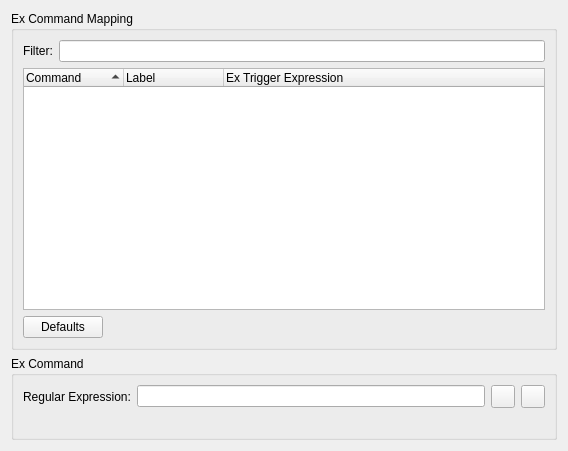
<?xml version="1.0" encoding="UTF-8"?>
<ui version="4.0">
 <class>FakeVimExCommandsPage</class>
 <widget class="QWidget" name="FakeVimExCommandsPage">
  <property name="geometry">
   <rect>
    <x>0</x>
    <y>0</y>
    <width>568</width>
    <height>451</height>
   </rect>
  </property>
  <layout class="QVBoxLayout">
   <item>
    <widget class="QGroupBox" name="groupBox">
     <property name="title">
      <string>Ex Command Mapping</string>
     </property>
     <layout class="QVBoxLayout">
      <item>
       <layout class="QHBoxLayout">
        <item>
         <widget class="QLabel" name="filterLabel">
          <property name="text">
           <string>Filter:</string>
          </property>
         </widget>
        </item>
        <item>
         <widget class="QLineEdit" name="filterEdit"/>
        </item>
       </layout>
      </item>
      <item>
       <widget class="QTreeWidget" name="commandList">
        <property name="rootIsDecorated">
         <bool>false</bool>
        </property>
        <property name="uniformRowHeights">
         <bool>true</bool>
        </property>
        <property name="sortingEnabled">
         <bool>true</bool>
        </property>
        <property name="columnCount">
         <number>3</number>
        </property>
        <column>
         <property name="text">
          <string>Command</string>
         </property>
        </column>
        <column>
         <property name="text">
          <string>Label</string>
         </property>
        </column>
        <column>
         <property name="text">
          <string>Ex Trigger Expression</string>
         </property>
        </column>
       </widget>
      </item>
      <item>
       <layout class="QHBoxLayout">
        <item>
         <widget class="QPushButton" name="defaultButton">
          <property name="text">
           <string>Defaults</string>
          </property>
         </widget>
        </item>
        <item>
         <spacer>
          <property name="orientation">
           <enum>Qt::Horizontal</enum>
          </property>
          <property name="sizeHint" stdset="0">
           <size>
            <width>40</width>
            <height>20</height>
           </size>
          </property>
         </spacer>
        </item>
       </layout>
      </item>
     </layout>
    </widget>
   </item>
   <item>
    <widget class="QGroupBox" name="seqGrp">
     <property name="title">
      <string>Ex Command</string>
     </property>
     <layout class="QVBoxLayout">
      <item>
       <layout class="QHBoxLayout">
        <item>
         <widget class="QLabel" name="regexLabel">
          <property name="text">
           <string>Regular Expression:</string>
          </property>
         </widget>
        </item>
        <item>
         <widget class="QLineEdit" name="regexEdit"/>
        </item>
        <item>
         <widget class="QToolButton" name="resetButton">
          <property name="toolTip">
           <string>Reset</string>
          </property>
          <property name="text">
           <string/>
          </property>
          <property name="icon">
           <iconset resource="../coreplugin/core.qrc">
            <normaloff>:/core/images/reset.png</normaloff>:/core/images/reset.png</iconset>
          </property>
         </widget>
        </item>
        <item>
         <widget class="QToolButton" name="removeButton">
          <property name="toolTip">
           <string>Remove</string>
          </property>
          <property name="text">
           <string/>
          </property>
          <property name="icon">
           <iconset resource="../coreplugin/core.qrc">
            <normaloff>:/core/images/clear.png</normaloff>:/core/images/clear.png</iconset>
          </property>
         </widget>
        </item>
       </layout>
      </item>
      <item>
       <widget class="QLabel" name="infoLabel">
        <property name="textFormat">
         <enum>Qt::RichText</enum>
        </property>
       </widget>
      </item>
     </layout>
    </widget>
   </item>
  </layout>
 </widget>
 <resources>
  <include location="../coreplugin/core.qrc"/>
 </resources>
 <connections/>
</ui>
